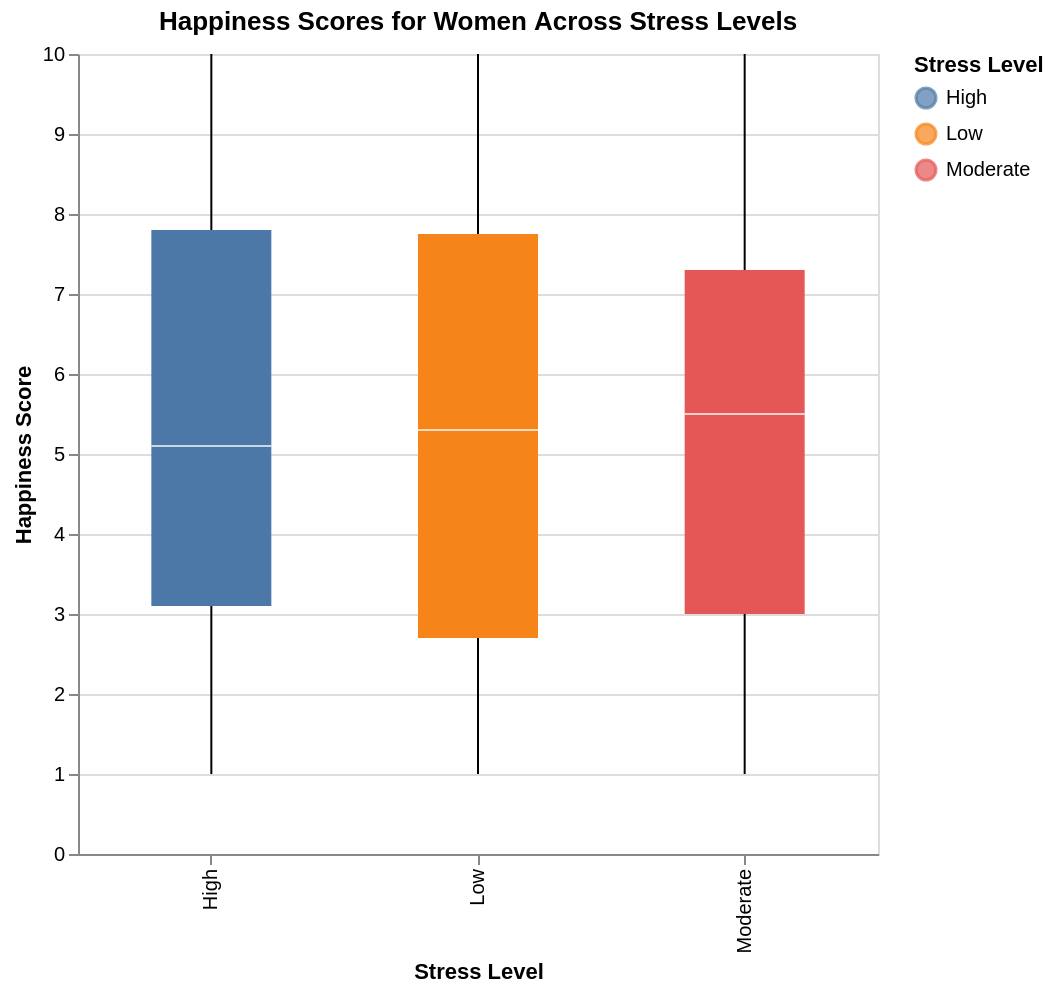

The notebook cell this image was saved under:
### Code cell
women_data = df[df["Gender"] == "Female"]

chart1 = alt.Chart(women_data).mark_boxplot(size=60).encode(
    x=alt.X("Stress Level:N", title="Stress Level"),
    y=alt.Y("Happiness Score:Q", title="Happiness Score"),
    color="Stress Level:N",
    tooltip=["Stress Level","Happiness Score"]
).properties(
    title="Happiness Scores for Women Across Stress Levels",
    width=400,
    height=400
)

chart1

### Figure 1 — Vega-Lite specification as saved in the notebook (floating-point values rounded to 4 significant figures; data arrays with more than 128 entries replaced by an {"elided": "..."} marker saying what was removed)
{"config": {"view": {"continuousWidth": 300, "continuousHeight": 300}}, "data": {"name": "data-57d13b237b02068d48295fc95255d8a2"}, "mark": {"type": "boxplot", "size": 60}, "encoding": {"color": {"field": "Stress Level", "type": "nominal"}, "tooltip": [{"field": "Stress Level", "type": "nominal"}, {"field": "Happiness Score", "type": "quantitative"}], "x": {"field": "Stress Level", "title": "Stress Level", "type": "nominal"}, "y": {"field": "Happiness Score", "title": "Happiness Score", "type": "quantitative"}}, "height": 400, "title": "Happiness Scores for Women Across Stress Levels", "width": 400, "$schema": "https://vega.github.io/schema/vega-lite/v5.20.1.json", "datasets": {"data-57d13b237b02068d48295fc95255d8a2": {"elided": "1024 records"}}}
